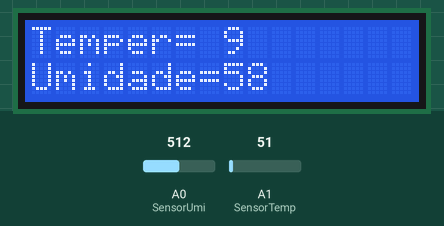
This sketch was run on a simulated Arduino Uno, built with avr-gcc and run on an emulated ATmega328P. On the bench: 16×2 character LCD. The test bench sets the inputs (shaded band); at power-on: A0 (SensorUmi) = 512, A1 (SensorTemp) = 51.

Above: at 1.2 s.
1.3 s: A0 (SensorUmi) set to 275
At 3.2 s:
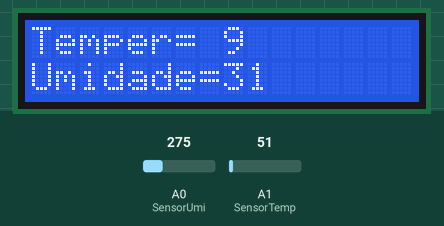
3.5 s: A0 (SensorUmi) set to 250
At 6.1 s:
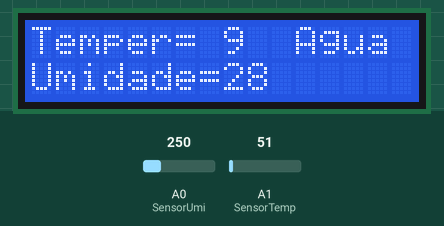
6.5 s: A1 (SensorTemp) set to 61
At 9.4 s:
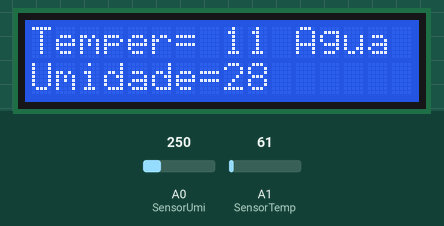
9.5 s: A1 (SensorTemp) set to 71
At 13.5 s:
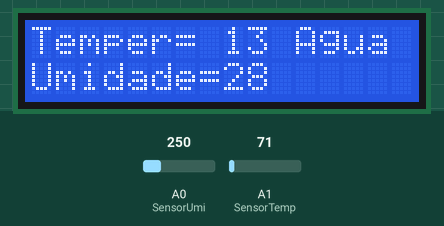
13.6 s: A1 (SensorTemp) set to 86
At 17.5 s:
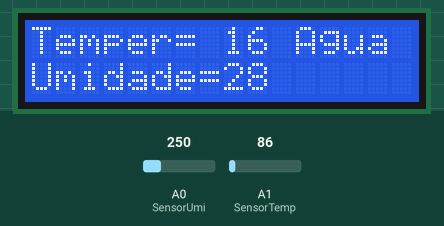
17.7 s: A0 (SensorUmi) set to 306
At 20.9 s:
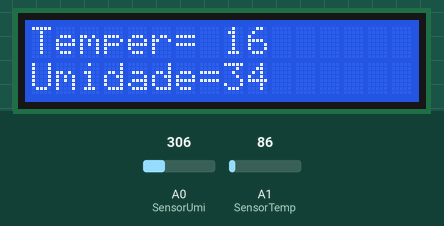
Timing chart, 0 to 22.4 s (numbered marks = the images above; inputs shaded):
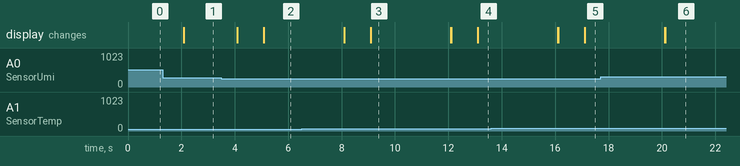

Measured:
- the behaviour switches between 263 and 262 on A0 (SensorUmi) (found by bisection; images 1 and 2)
- after the input at 1.3 s, the display: changes after 0.78 s (image 1)
- after the input at 3.5 s, the display: first changes after 0.59 s (image 2 shows a later state)

The sketch:

temperature-monitoring.ino
```cpp
/*
* Projeto Integrador Univesp
*
* EDUARDO LUIZ ANDRETTA
* JOAO VICTOR DE SANTANA SILVA
* JULIANO DOS SANTOS
* LUCAS CAMPOS DE SOUZA
* MATHEUS CAMPOS DE SOUZA
*
*/

//Bibliotecas LiquidCrystal (LCD)
#include <LiquidCrystal.h>

//Definir pinos
#define SensorTemp		A1
#define SensorUmi		A0
#define Valvula			10

//Define os pinos que serão utilizados para ligação ao display
LiquidCrystal lcd(12, 11, 5, 4, 3, 2);

void setup()
{
  //Define o número de colunas e linhas do LCD
  lcd.begin(16, 2);
}

void loop()
{
  int temperatura = 28 ;
  int umidade = 30 ;

  //lendo sensores
  temperatura = analogRead(SensorTemp); //Valor Raw
  umidade = analogRead(SensorUmi);//Valor Raw

  //temp ( 0 , 358)
  //umi (0 , 876)
  temperatura= map(temperatura,0,358,0,70);//escala
  umidade= map(umidade,0,876,0,100);

  //Limpa a tela
  lcd.clear();
  //Posiciona o cursor na coluna 0, linha 0;
  lcd.setCursor(0, 0);
  //Envia o texto entre aspas para o LCD
  lcd.print("Temper=");
  lcd.setCursor(8, 0);
  lcd.print(temperatura);
  lcd.setCursor(0, 1);
  lcd.print("Umidade=");
  lcd.setCursor(8, 1);
  lcd.print(umidade);
  delay(1000);

  if (temperatura > 35) {
    digitalWrite(Valvula, HIGH);
    lcd.setCursor(11,0);
    lcd.print("Agua");
    delay(3000);
    digitalWrite(Valvula,LOW);
    lcd.setCursor(11,0);
    lcd.print(" ");
  }

  if (umidade < 30) {
    digitalWrite(Valvula, HIGH);
    lcd.setCursor(11,0);
    lcd.print("Agua");
    delay(3000);
    digitalWrite(Valvula,LOW);
    lcd.setCursor(11,0);
    lcd.print(" ");
  }
}
```
